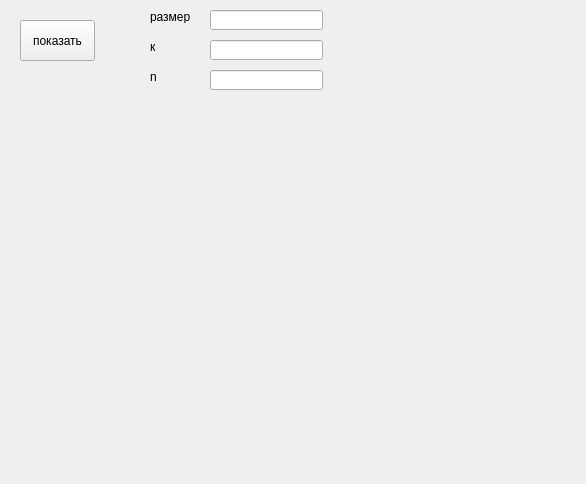
<?xml version="1.0" encoding="UTF-8"?>
<ui version="4.0">
 <class>Form</class>
 <widget class="QWidget" name="Form">
  <property name="geometry">
   <rect>
    <x>0</x>
    <y>0</y>
    <width>586</width>
    <height>484</height>
   </rect>
  </property>
  <property name="windowTitle">
   <string>Form</string>
  </property>
  <widget class="QPushButton" name="pushButton">
   <property name="geometry">
    <rect>
     <x>20</x>
     <y>20</y>
     <width>75</width>
     <height>41</height>
    </rect>
   </property>
   <property name="text">
    <string>показать</string>
   </property>
  </widget>
  <widget class="QLabel" name="label">
   <property name="geometry">
    <rect>
     <x>150</x>
     <y>10</y>
     <width>47</width>
     <height>13</height>
    </rect>
   </property>
   <property name="text">
    <string>размер</string>
   </property>
  </widget>
  <widget class="QLabel" name="label_2">
   <property name="geometry">
    <rect>
     <x>150</x>
     <y>40</y>
     <width>47</width>
     <height>13</height>
    </rect>
   </property>
   <property name="text">
    <string>к</string>
   </property>
  </widget>
  <widget class="QLabel" name="label_3">
   <property name="geometry">
    <rect>
     <x>150</x>
     <y>70</y>
     <width>47</width>
     <height>13</height>
    </rect>
   </property>
   <property name="text">
    <string>n</string>
   </property>
  </widget>
  <widget class="QLineEdit" name="lineEdit">
   <property name="geometry">
    <rect>
     <x>210</x>
     <y>10</y>
     <width>113</width>
     <height>20</height>
    </rect>
   </property>
  </widget>
  <widget class="QLineEdit" name="lineEdit_2">
   <property name="geometry">
    <rect>
     <x>210</x>
     <y>40</y>
     <width>113</width>
     <height>20</height>
    </rect>
   </property>
  </widget>
  <widget class="QLineEdit" name="lineEdit_3">
   <property name="geometry">
    <rect>
     <x>210</x>
     <y>70</y>
     <width>113</width>
     <height>20</height>
    </rect>
   </property>
  </widget>
  <widget class="QLabel" name="label_4">
   <property name="geometry">
    <rect>
     <x>30</x>
     <y>100</y>
     <width>541</width>
     <height>361</height>
    </rect>
   </property>
   <property name="text">
    <string/>
   </property>
  </widget>
 </widget>
 <resources/>
 <connections/>
</ui>
